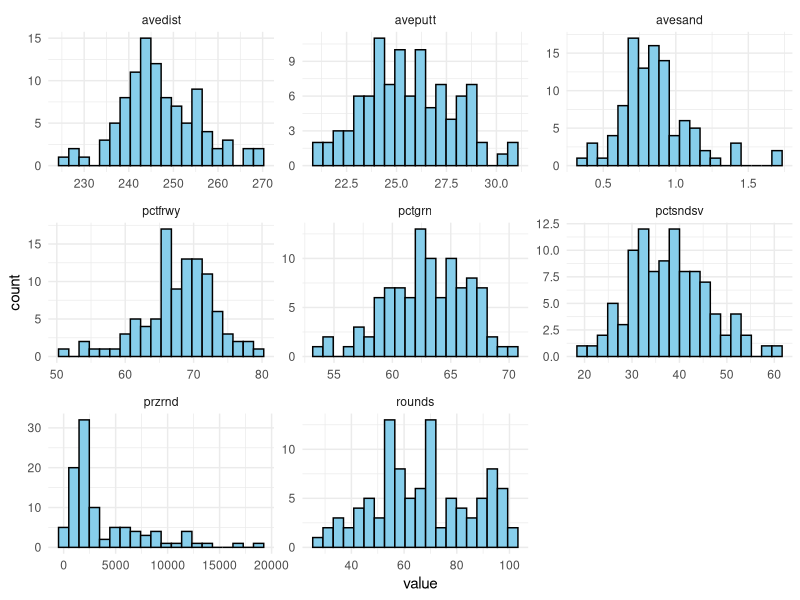
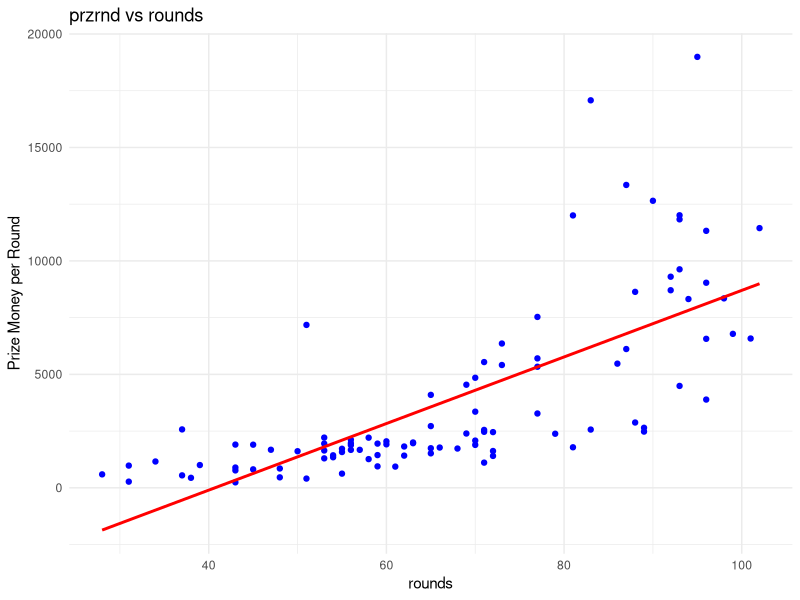
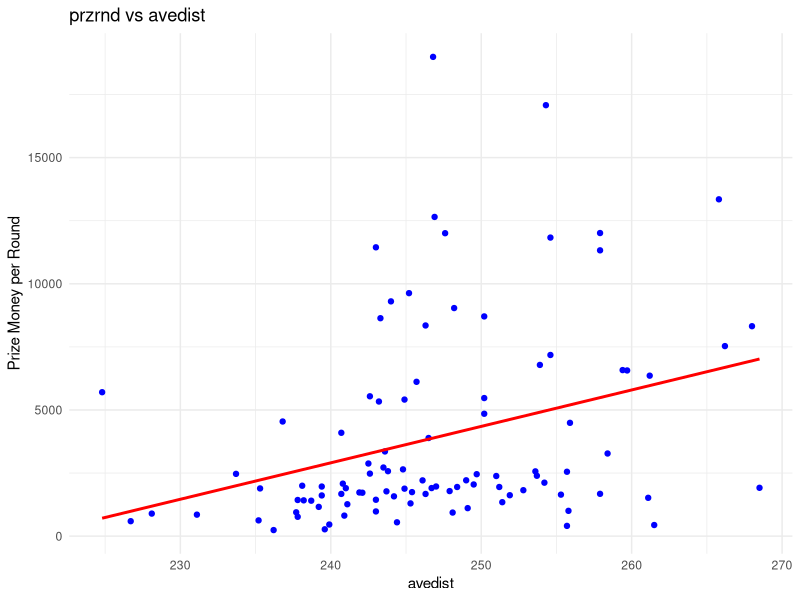
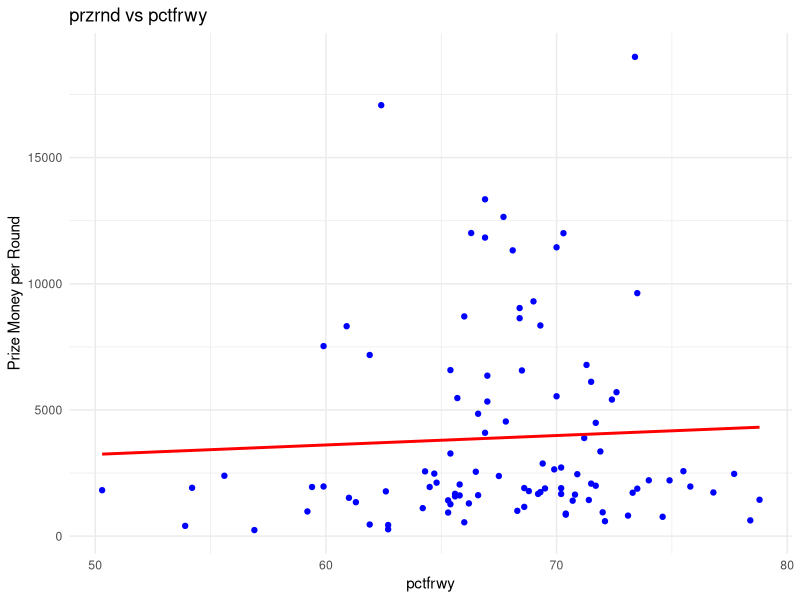
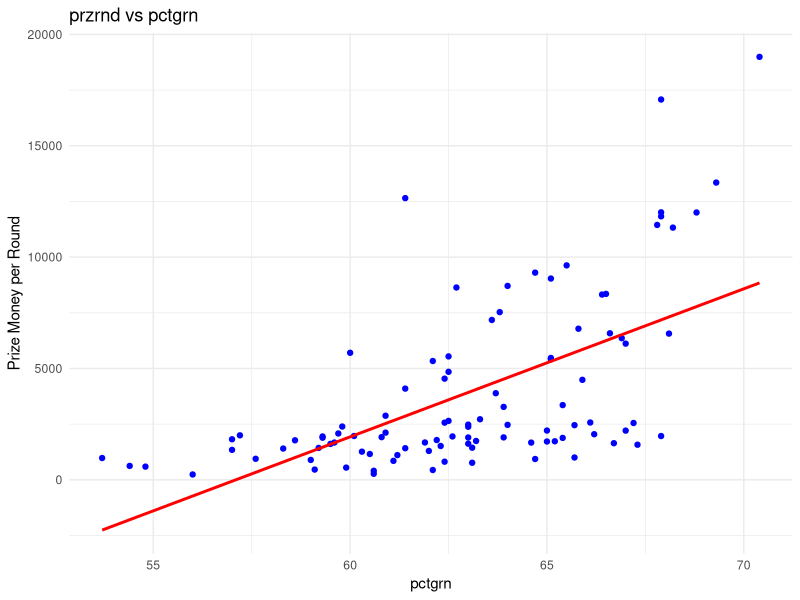
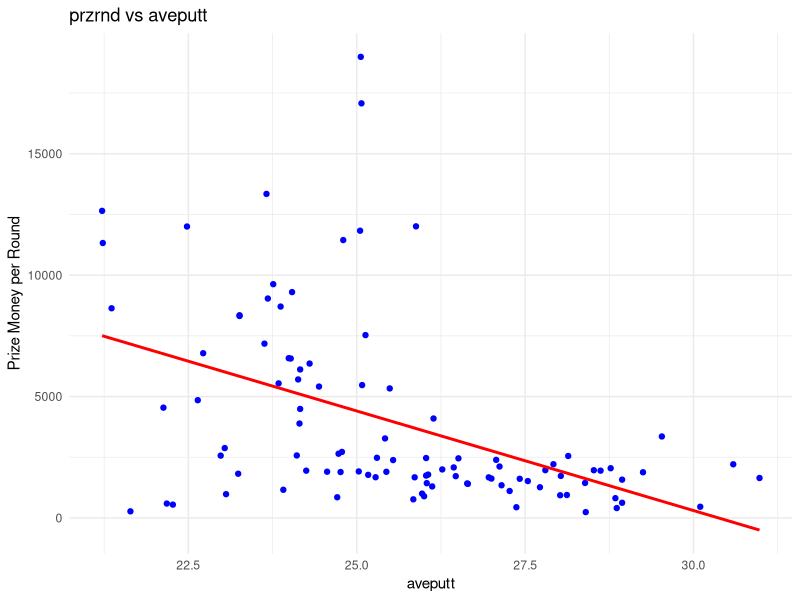
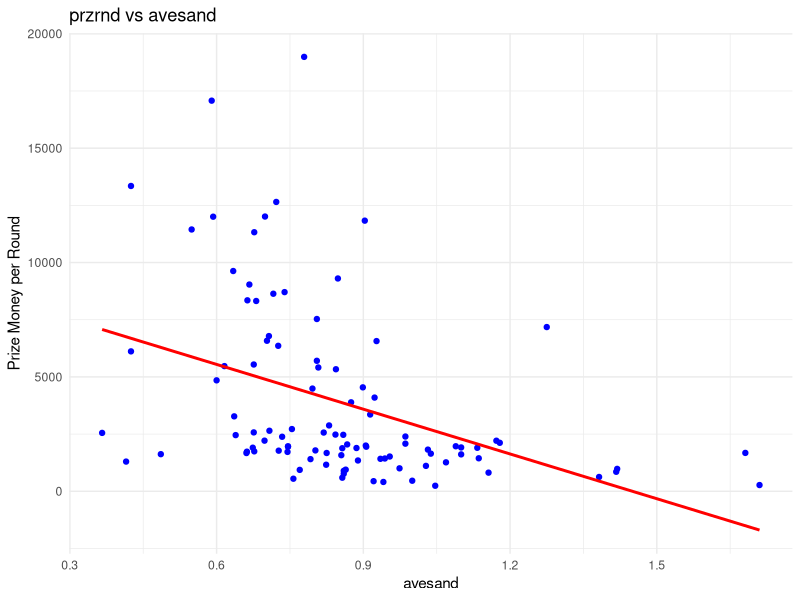
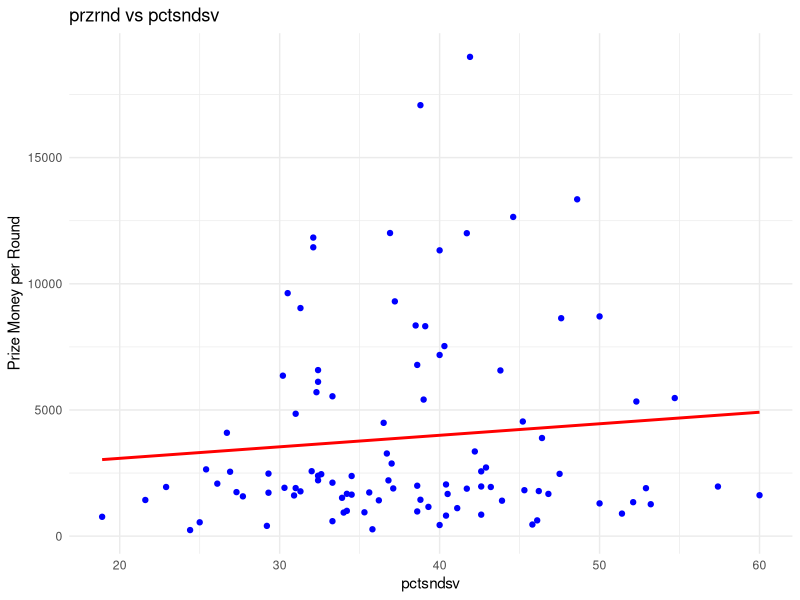

Recreate these plots in R, in order.
## ---- chunk 1
knitr::opts_chunk$set(echo = TRUE)

install.packages("car")

library(corrplot)
library(car)
library(psych)
library(tidyverse)
## ---- chunk 2
# Load necessary libraries
library(tidyverse)   # For data manipulation and visualization

# Read the CSV file
lpga_data <- read.csv("LPGA.csv")

# View the first few rows
head(lpga_data)

# Check data structure
str(lpga_data)

# Convert percentage columns to numeric if they are not already
lpga_data$pctfrwy <- as.numeric(lpga_data$pctfrwy)
lpga_data$pctgrn <- as.numeric(lpga_data$pctgrn)

# Summary of quantitative variables
summary(lpga_data)

# Detailed descriptive statistics
library(psych)
describe(lpga_data[, sapply(lpga_data, is.numeric)])

# Histogram for each quantitative variable
lpga_data %>%
  select(-Golfer) %>%
  gather(key = "variable", value = "value") %>%
  ggplot(aes(x = value)) +
  geom_histogram(bins = 20, fill = "skyblue", color = "black") +
  facet_wrap(~ variable, scales = "free") +
  theme_minimal()

predictors <- names(lpga_data)[!(names(lpga_data) %in% c("Golfer", "przrnd"))]

for (var in predictors) {
  p <- ggplot(lpga_data, aes(x = .data[[var]], y = przrnd)) +
    geom_point(color = "blue") +
    geom_smooth(method = "lm", se = FALSE, color = "red") +
    labs(title = paste("przrnd vs", var), x = var, y = "Prize Money per Round") +
    theme_minimal()
  
  print(p)
}
# Correlation matrix of quantitative variables
numeric_vars <- lpga_data %>% select(-Golfer)
cor_matrix <- cor(numeric_vars)

corrplot(cor_matrix, method = "ellipse")


## ---- chunk 3
# Fit a multiple linear regression model with all predictors
initial_model <- lm(przrnd ~ . - Golfer, data = lpga_data)

# Summary of the model
summary(initial_model)

## ---- chunk 4
# Plot residuals to check assumptions
par(mfrow = c(2, 2))
plot(initial_model)
par(mfrow = c(1, 1))  # Reset plotting area

# Q-Q plot
qqnorm(residuals(initial_model))
qqline(residuals(initial_model), col = "red")


